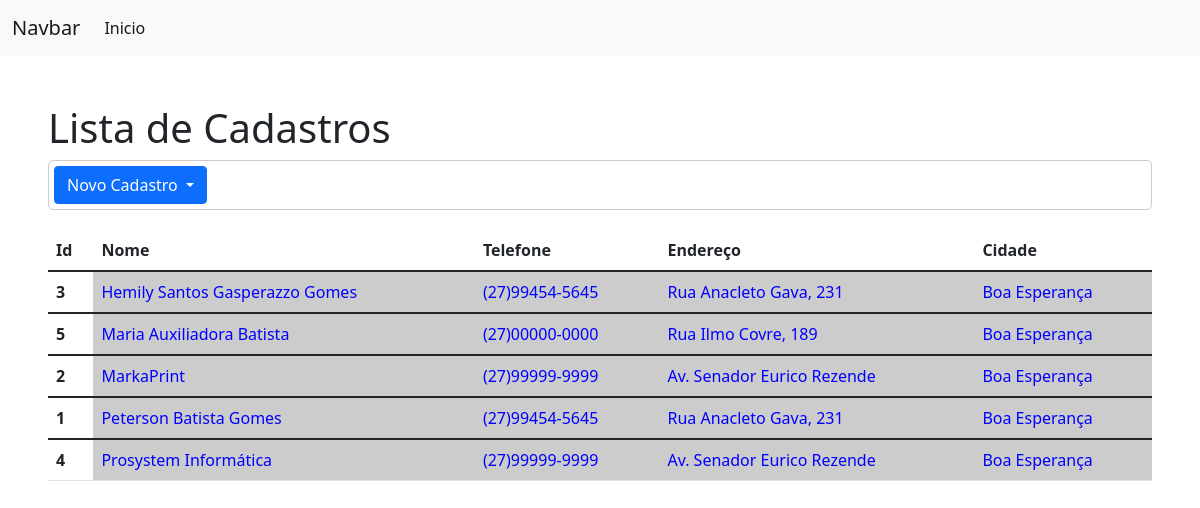
Before: / with the older database file.
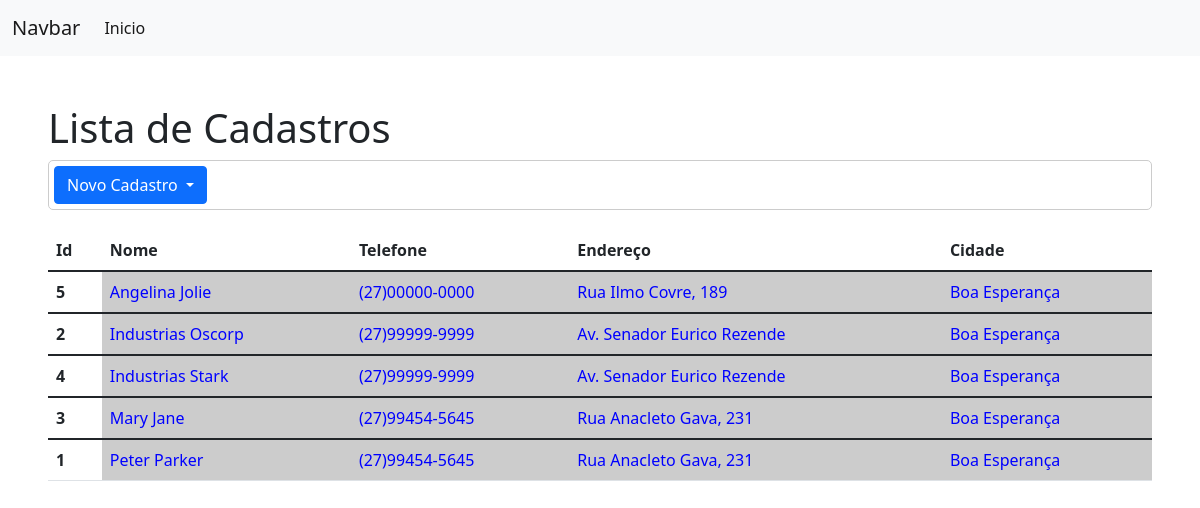
After: the same page with the newer database file.
### formulario/models.py (models this page shows, shortened)
class DadosPessoa(models.Model):
    SEXO_CHOICE = (
        ('M', 'Masculino'),
        ('F', 'Feminino')
    )
    UF_CHOICES = (
        ('AC', 'Acre'),
        ('AL', 'Alagoas'),
        ('AP', 'Amapá'),
        ('BA', 'Bahia'),
        ('CE', 'Ceará'),
        ('DF', 'Distrito Federal'),
        ('ES', 'Espírito Santo'),
        ('GO', 'Goiás'),
        ('MA', 'Maranão'),
        ('MG', 'Minas Gerais'),
        ('MS', 'Mato Grosso do Sul'),
        ('MT', 'Mato Grosso'),
        ('PA', 'Pará'),
        ('PB', 'Paraíba'),
        ('PE', 'Pernanbuco'),
        ('PI', 'Piauí'),
        ('PR', 'Paraná'),
        ('RJ', 'Rio de Janeiro'),
        ('RN', 'Rio Grande do Norte'),
        ('RO', 'Rondônia'),
        ('RR', 'Roraima'),
        ('RS', 'Rio Grande do Sul'),
        ('SC', 'Santa Catarina'),
        ('SE', 'Sergipe'),
        ('SP', 'São Paulo'),
        ('TO', 'Tocantins')
    )
    nome = models.CharField(max_length=100, verbose_name='Nome')
    sexo = models.CharField(max_length=1, choices=SEXO_CHOICE, verbose_name='Sexo')
    cpf = models.CharField(max_length=14, verbose_name='CPF')
    rg = models.CharField(max_length=11, verbose_name='RG')
    dt_nasc = models.DateField(verbose_name='Data de Nascimento', null=True)
    cnpj = models.CharField(max_length=20, verbose_name='CNPJ')
    insc_estadual = models.CharField(max_length=15, verbose_name='Inscrição Estadual')
    telefone = models.CharField(max_length=15, verbose_name='Telefone')
    email = models.CharField(max_length=100, verbose_name='E-mail')
    endereco = models.CharField(max_length=100, verbose_name='Endereço')
    bairro = models.CharField(max_length=100, verbose_name='Bairro')
    cidade = models.CharField(max_length=50, verbose_name='Cidade')
    estado = models.CharField(max_length=2, choices=UF_CHOICES, verbose_name='Estado')

### formulario/views.py (the view)
# urls.py: path('', views.lista_cadastro, name='lista-cadastro'),
def lista_cadastro(request):
    cliente = DadosPessoa.objects.all().order_by('nome')
    return render(request, 'cadastro/lista_cad.html', {'cliente': cliente})

### formulario/templates/cadastro/lista_cad.html (shortened to what this page needs)
<!DOCTYPE html>
{% extends 'base.html' %}
    {% block content %}
            <h1>Lista de Cadastros</h1>
                <div class="dropdown">
                  <button class="btn btn-primary dropdown-toggle" type="button" id="dropdownMenuButton1" data-bs-toggle="dropdown" aria-expanded="false">
                    Novo Cadastro
                  </button>
                </div>
                <table class="table">
                    <thead>
                        <tr>
                            <th scope="col">Id</th>
                            <th scope="col">Nome</th>
                            <th scope="col">Telefone</th>
                            <th scope="col">Endereço</th>
                            <th scope="col">Cidade</th>
                        </tr>
                    </thead>
                {% for clientes in cliente %}
                    <tbody>
                        <tr>
                            <th scope="row">
                                {{clientes.id}}
                            </th>
                            {% if clientes.cpf %}
                            <td><a href="editar_pf/{{clientes.id}}/">{{clientes.nome}}</a></td>
                            {% else %}
                            <td><a href="editar_pj/{{clientes.id}}/">{{clientes.nome}}</a></td>
                            {% endif %}
                            <td>{{clientes.telefone}}</td>
                            <td>{{clientes.endereco}}</td>
                            <td>{{clientes.cidade}}</td>
                        </tr>
                    </tbody>
                {% endfor %}
                </table>
        </div>
    {% endblock %}

### formulario/templates/base.html (shortened to what this page needs)
<!DOCTYPE html>
{% load static %}
<html lang="pt-br">
<head>
    <link href="https://cdn.jsdelivr.net/npm/bootstrap@5.1.3/dist/css/bootstrap.min.css" rel="stylesheet">
    <link rel="stylesheet" href="{% static 'css/styles.css' %}">
</head>
<body>
    <nav class="navbar navbar-expand-lg navbar-light bg-light">
      <div class="container-fluid">
        <a class="navbar-brand" href="#">Navbar</a>
        <div class="collapse navbar-collapse" id="navbarNavAltMarkup">
          <div class="navbar-nav">
            <a class="nav-link active" aria-current="page" href="/">Inicio</a>
          </div>
        </div>
      </div>
    </nav>
    <div class="position-relative m-5">
        {% block content %}
        {% endblock %}
</body>
</html>

### formulario/static/css/styles.css (style rules this page uses)
.table td a { text-decoration: none; color: blue; }
.table td { background: #ccc; color: blue; }
.dropdown { margin-bottom: 20px; border: solid 1px #ccc; border-radius: 5px; }
.btn { margin: 5px; }

Changed rows visible on the page:
changed DadosPessoa "Rua Ilmo Covre, 189": nome "Maria Auxiliadora Batista" → "Angelina Jolie"
changed DadosPessoa id 2: nome "MarkaPrint" → "Industrias Oscorp"
changed DadosPessoa id 4: nome "Prosystem Informática" → "Industrias Stark"; moves up the list
changed DadosPessoa id 3: nome "Hemily Santos Gasperazzo Gomes" → "Mary Jane"; moves down the list
changed DadosPessoa id 1: nome "Peterson Batista Gomes" → "Peter Parker"
